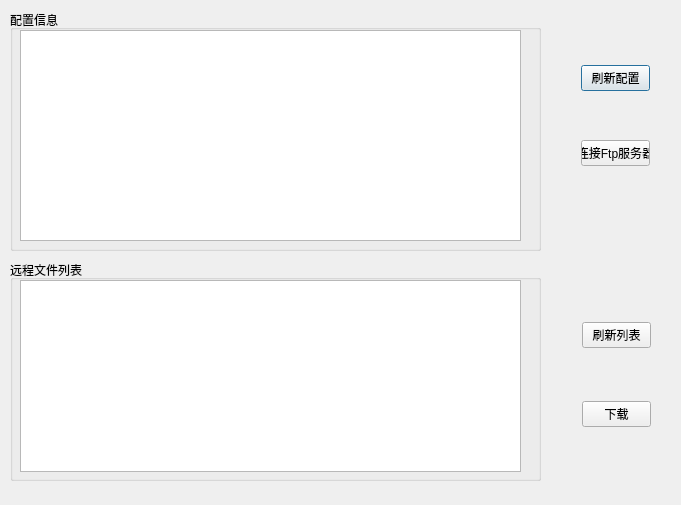
<?xml version="1.0" encoding="UTF-8"?>
<ui version="4.0">
 <class>FtpTestClass</class>
 <widget class="QDialog" name="FtpTestClass">
  <property name="geometry">
   <rect>
    <x>0</x>
    <y>0</y>
    <width>681</width>
    <height>505</height>
   </rect>
  </property>
  <property name="windowTitle">
   <string>FtpTest</string>
  </property>
  <widget class="QGroupBox" name="groupBox">
   <property name="geometry">
    <rect>
     <x>10</x>
     <y>10</y>
     <width>531</width>
     <height>241</height>
    </rect>
   </property>
   <property name="title">
    <string>配置信息</string>
   </property>
   <widget class="QPlainTextEdit" name="cfgShow">
    <property name="geometry">
     <rect>
      <x>10</x>
      <y>20</y>
      <width>501</width>
      <height>211</height>
     </rect>
    </property>
   </widget>
  </widget>
  <widget class="QGroupBox" name="groupBox_2">
   <property name="geometry">
    <rect>
     <x>10</x>
     <y>260</y>
     <width>531</width>
     <height>221</height>
    </rect>
   </property>
   <property name="title">
    <string>远程文件列表</string>
   </property>
   <widget class="QListWidget" name="remoteList">
    <property name="geometry">
     <rect>
      <x>10</x>
      <y>20</y>
      <width>501</width>
      <height>192</height>
     </rect>
    </property>
   </widget>
  </widget>
  <widget class="QWidget" name="">
   <property name="geometry">
    <rect>
     <x>570</x>
     <y>10</y>
     <width>91</width>
     <height>211</height>
    </rect>
   </property>
   <layout class="QVBoxLayout" name="verticalLayout">
    <item>
     <spacer name="verticalSpacer_7">
      <property name="orientation">
       <enum>Qt::Vertical</enum>
      </property>
      <property name="sizeHint" stdset="0">
       <size>
        <width>20</width>
        <height>40</height>
       </size>
      </property>
     </spacer>
    </item>
    <item>
     <widget class="QPushButton" name="refreshCfg">
      <property name="text">
       <string>刷新配置</string>
      </property>
     </widget>
    </item>
    <item>
     <spacer name="verticalSpacer_8">
      <property name="orientation">
       <enum>Qt::Vertical</enum>
      </property>
      <property name="sizeHint" stdset="0">
       <size>
        <width>20</width>
        <height>40</height>
       </size>
      </property>
     </spacer>
    </item>
    <item>
     <widget class="QPushButton" name="ConnectFtp">
      <property name="text">
       <string>连接Ftp服务器</string>
      </property>
     </widget>
    </item>
    <item>
     <spacer name="verticalSpacer">
      <property name="orientation">
       <enum>Qt::Vertical</enum>
      </property>
      <property name="sizeHint" stdset="0">
       <size>
        <width>20</width>
        <height>40</height>
       </size>
      </property>
     </spacer>
    </item>
   </layout>
  </widget>
  <widget class="QWidget" name="">
   <property name="geometry">
    <rect>
     <x>571</x>
     <y>264</y>
     <width>91</width>
     <height>221</height>
    </rect>
   </property>
   <layout class="QVBoxLayout" name="verticalLayout_2">
    <item>
     <spacer name="verticalSpacer_6">
      <property name="orientation">
       <enum>Qt::Vertical</enum>
      </property>
      <property name="sizeHint" stdset="0">
       <size>
        <width>20</width>
        <height>40</height>
       </size>
      </property>
     </spacer>
    </item>
    <item>
     <widget class="QPushButton" name="refreshList">
      <property name="text">
       <string>刷新列表</string>
      </property>
     </widget>
    </item>
    <item>
     <spacer name="verticalSpacer_4">
      <property name="orientation">
       <enum>Qt::Vertical</enum>
      </property>
      <property name="sizeHint" stdset="0">
       <size>
        <width>20</width>
        <height>40</height>
       </size>
      </property>
     </spacer>
    </item>
    <item>
     <widget class="QPushButton" name="downLoad">
      <property name="text">
       <string>下载</string>
      </property>
     </widget>
    </item>
    <item>
     <spacer name="verticalSpacer_5">
      <property name="orientation">
       <enum>Qt::Vertical</enum>
      </property>
      <property name="sizeHint" stdset="0">
       <size>
        <width>20</width>
        <height>40</height>
       </size>
      </property>
     </spacer>
    </item>
   </layout>
  </widget>
 </widget>
 <layoutdefault spacing="6" margin="11"/>
 <resources>
  <include location="ftptest.qrc"/>
 </resources>
 <connections/>
</ui>
